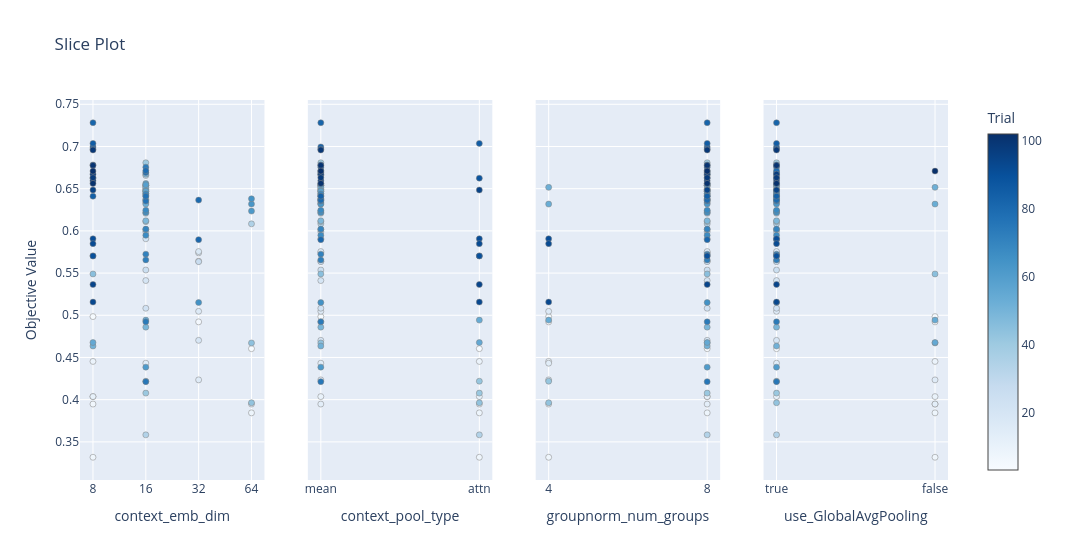

The notebook cell this image was saved under:
### Code cell
fig_slice = plot_slice(study, params=params_to_plot_ARCH)
fig_slice.show()

### Figure 1 — Plotly figure (JSON) as saved in the notebook; plotly's stock layout.template omitted (floating-point values rounded to 4 significant figures)
{"data": [{"marker": {"color": [3, 4, 5, 6, 7, 8, 9, 10, 11, 12, 13, 14, 15, 16, 17, 18, 19, 20, 21, 22, 23, 24, 25, 26, 27, 28, 29, 30, 31, 32, 33, 34, 35, 36, 37, 38, 39, 40, 41, 42, 43, 44, 45, 46, 47, 48, 49, 50, 51, 52, 53, 54, 55, 56, 57, 58, 59, 60, 61, 62, 63, 64, 65, 66, 67, 68, 69, 70, 71, 72, 73, 74, 75, 76, 77, 78, 79, 80, 81, 82, 83, 84, 85, 86, 87, 88, 89, 90, 91, 92, 93, 94, 95, 96, 97, 98, 99, 100, 101, 102], "colorbar": {"title": {"text": "Trial"}, "x": 1, "xpad": 40}, "colorscale": [[0, "rgb(247,251,255)"], [0.125, "rgb(222,235,247)"], [0.25, "rgb(198,219,239)"], [0.375, "rgb(158,202,225)"], [0.5, "rgb(107,174,214)"], [0.625, "rgb(66,146,198)"], [0.75, "rgb(33,113,181)"], [0.875, "rgb(8,81,156)"], [1, "rgb(8,48,107)"]], "line": {"color": "Grey", "width": 0.5}, "showscale": true}, "mode": "markers", "name": "Feasible Trial", "showlegend": false, "type": "scatter", "x": [64, 8, 32, 8, 8, 64, 8, 8, 8, 32, 64, 16, 32, 32, 32, 32, 32, 16, 16, 16, 16, 16, 16, 32, 16, 16, 16, 16, 16, 16, 16, 16, 64, 16, 16, 16, 16, 16, 16, 16, 64, 64, 8, 16, 16, 16, 16, 16, 8, 16, 16, 16, 8, 16, 16, 16, 16, 16, 16, 64, 64, 64, 32, 16, 16, 16, 16, 16, 16, 16, 16, 16, 16, 16, 16, 16, 16, 32, 32, 8, 8, 8, 8, 8, 8, 8, 8, 8, 8, 8, 8, 8, 8, 8, 8, 8, 8, 8, 8, 8], "xaxis": "x", "y": [0.4604, 0.4984, 0.4922, 0.3948, 0.3318, 0.3844, 0.4453, 0.4036, 0.4036, 0.5641, 0.3948, 0.4432, 0.4234, 0.5047, 0.574, 0.5755, 0.4703, 0.5411, 0.5906, 0.5083, 0.6333, 0.6495, 0.5536, 0.5635, 0.599, 0.6495, 0.6656, 0.6536, 0.6469, 0.6375, 0.6208, 0.3583, 0.6083, 0.6536, 0.6365, 0.6109, 0.6536, 0.6807, 0.4078, 0.4219, 0.3964, 0.4672, 0.549, 0.6443, 0.6672, 0.612, 0.4859, 0.6016, 0.4635, 0.6516, 0.6318, 0.4943, 0.4677, 0.6474, 0.6469, 0.6562, 0.6547, 0.6417, 0.4385, 0.6234, 0.6318, 0.638, 0.5151, 0.6219, 0.5948, 0.6245, 0.6438, 0.6021, 0.5724, 0.5656, 0.6755, 0.4922, 0.4214, 0.6354, 0.6411, 0.6693, 0.6714, 0.6365, 0.5896, 0.7281, 0.6995, 0.6411, 0.7036, 0.6969, 0.6781, 0.6625, 0.5703, 0.5703, 0.5906, 0.5849, 0.5156, 0.5365, 0.6484, 0.6594, 0.6672, 0.663, 0.6958, 0.6776, 0.6563, 0.6708], "yaxis": "y"}, {"marker": {"color": [3, 4, 5, 6, 7, 8, 9, 10, 11, 12, 13, 14, 15, 16, 17, 18, 19, 20, 21, 22, 23, 24, 25, 26, 27, 28, 29, 30, 31, 32, 33, 34, 35, 36, 37, 38, 39, 40, 41, 42, 43, 44, 45, 46, 47, 48, 49, 50, 51, 52, 53, 54, 55, 56, 57, 58, 59, 60, 61, 62, 63, 64, 65, 66, 67, 68, 69, 70, 71, 72, 73, 74, 75, 76, 77, 78, 79, 80, 81, 82, 83, 84, 85, 86, 87, 88, 89, 90, 91, 92, 93, 94, 95, 96, 97, 98, 99, 100, 101, 102], "colorbar": {"title": {"text": "Trial"}, "x": 1, "xpad": 40}, "colorscale": [[0, "rgb(247,251,255)"], [0.125, "rgb(222,235,247)"], [0.25, "rgb(198,219,239)"], [0.375, "rgb(158,202,225)"], [0.5, "rgb(107,174,214)"], [0.625, "rgb(66,146,198)"], [0.75, "rgb(33,113,181)"], [0.875, "rgb(8,81,156)"], [1, "rgb(8,48,107)"]], "line": {"color": "Grey", "width": 0.5}, "showscale": false}, "mode": "markers", "name": "Feasible Trial", "showlegend": false, "type": "scatter", "x": ["attn", "mean", "mean", "attn", "attn", "attn", "attn", "mean", "attn", "mean", "mean", "mean", "mean", "mean", "mean", "mean", "mean", "mean", "mean", "mean", "mean", "mean", "mean", "mean", "mean", "mean", "mean", "mean", "mean", "mean", "mean", "attn", "mean", "mean", "mean", "mean", "mean", "mean", "attn", "attn", "attn", "mean", "mean", "mean", "mean", "mean", "mean", "mean", "mean", "mean", "mean", "attn", "attn", "mean", "mean", "mean", "mean", "mean", "mean", "mean", "mean", "mean", "mean", "mean", "mean", "mean", "mean", "mean", "mean", "mean", "mean", "mean", "mean", "mean", "mean", "mean", "mean", "mean", "mean", "mean", "mean", "mean", "attn", "mean", "mean", "attn", "attn", "attn", "attn", "attn", "attn", "attn", "attn", "mean", "mean", "mean", "mean", "mean", "mean", "mean"], "xaxis": "x2", "y": [0.4604, 0.4984, 0.4922, 0.3948, 0.3318, 0.3844, 0.4453, 0.4036, 0.4036, 0.5641, 0.3948, 0.4432, 0.4234, 0.5047, 0.574, 0.5755, 0.4703, 0.5411, 0.5906, 0.5083, 0.6333, 0.6495, 0.5536, 0.5635, 0.599, 0.6495, 0.6656, 0.6536, 0.6469, 0.6375, 0.6208, 0.3583, 0.6083, 0.6536, 0.6365, 0.6109, 0.6536, 0.6807, 0.4078, 0.4219, 0.3964, 0.4672, 0.549, 0.6443, 0.6672, 0.612, 0.4859, 0.6016, 0.4635, 0.6516, 0.6318, 0.4943, 0.4677, 0.6474, 0.6469, 0.6562, 0.6547, 0.6417, 0.4385, 0.6234, 0.6318, 0.638, 0.5151, 0.6219, 0.5948, 0.6245, 0.6438, 0.6021, 0.5724, 0.5656, 0.6755, 0.4922, 0.4214, 0.6354, 0.6411, 0.6693, 0.6714, 0.6365, 0.5896, 0.7281, 0.6995, 0.6411, 0.7036, 0.6969, 0.6781, 0.6625, 0.5703, 0.5703, 0.5906, 0.5849, 0.5156, 0.5365, 0.6484, 0.6594, 0.6672, 0.663, 0.6958, 0.6776, 0.6563, 0.6708], "yaxis": "y2"}, {"marker": {"color": [3, 4, 5, 6, 7, 8, 9, 10, 11, 12, 13, 14, 15, 16, 17, 18, 19, 20, 21, 22, 23, 24, 25, 26, 27, 28, 29, 30, 31, 32, 33, 34, 35, 36, 37, 38, 39, 40, 41, 42, 43, 44, 45, 46, 47, 48, 49, 50, 51, 52, 53, 54, 55, 56, 57, 58, 59, 60, 61, 62, 63, 64, 65, 66, 67, 68, 69, 70, 71, 72, 73, 74, 75, 76, 77, 78, 79, 80, 81, 82, 83, 84, 85, 86, 87, 88, 89, 90, 91, 92, 93, 94, 95, 96, 97, 98, 99, 100, 101, 102], "colorbar": {"title": {"text": "Trial"}, "x": 1, "xpad": 40}, "colorscale": [[0, "rgb(247,251,255)"], [0.125, "rgb(222,235,247)"], [0.25, "rgb(198,219,239)"], [0.375, "rgb(158,202,225)"], [0.5, "rgb(107,174,214)"], [0.625, "rgb(66,146,198)"], [0.75, "rgb(33,113,181)"], [0.875, "rgb(8,81,156)"], [1, "rgb(8,48,107)"]], "line": {"color": "Grey", "width": 0.5}, "showscale": false}, "mode": "markers", "name": "Feasible Trial", "showlegend": false, "type": "scatter", "x": [8, 4, 4, 4, 4, 8, 4, 8, 8, 8, 8, 4, 4, 4, 8, 8, 8, 8, 8, 8, 8, 8, 8, 8, 8, 8, 8, 8, 8, 8, 8, 8, 8, 8, 8, 8, 8, 8, 8, 4, 4, 8, 8, 8, 8, 8, 8, 8, 8, 4, 4, 4, 8, 8, 8, 8, 8, 8, 8, 8, 8, 8, 8, 8, 8, 8, 8, 8, 8, 8, 8, 8, 8, 8, 8, 8, 8, 8, 8, 8, 8, 8, 8, 8, 8, 8, 8, 8, 4, 4, 4, 8, 8, 8, 8, 8, 8, 8, 8, 8], "xaxis": "x3", "y": [0.4604, 0.4984, 0.4922, 0.3948, 0.3318, 0.3844, 0.4453, 0.4036, 0.4036, 0.5641, 0.3948, 0.4432, 0.4234, 0.5047, 0.574, 0.5755, 0.4703, 0.5411, 0.5906, 0.5083, 0.6333, 0.6495, 0.5536, 0.5635, 0.599, 0.6495, 0.6656, 0.6536, 0.6469, 0.6375, 0.6208, 0.3583, 0.6083, 0.6536, 0.6365, 0.6109, 0.6536, 0.6807, 0.4078, 0.4219, 0.3964, 0.4672, 0.549, 0.6443, 0.6672, 0.612, 0.4859, 0.6016, 0.4635, 0.6516, 0.6318, 0.4943, 0.4677, 0.6474, 0.6469, 0.6562, 0.6547, 0.6417, 0.4385, 0.6234, 0.6318, 0.638, 0.5151, 0.6219, 0.5948, 0.6245, 0.6438, 0.6021, 0.5724, 0.5656, 0.6755, 0.4922, 0.4214, 0.6354, 0.6411, 0.6693, 0.6714, 0.6365, 0.5896, 0.7281, 0.6995, 0.6411, 0.7036, 0.6969, 0.6781, 0.6625, 0.5703, 0.5703, 0.5906, 0.5849, 0.5156, 0.5365, 0.6484, 0.6594, 0.6672, 0.663, 0.6958, 0.6776, 0.6563, 0.6708], "yaxis": "y3"}, {"marker": {"color": [3, 4, 5, 6, 7, 8, 9, 10, 11, 12, 13, 14, 15, 16, 17, 18, 19, 20, 21, 22, 23, 24, 25, 26, 27, 28, 29, 30, 31, 32, 33, 34, 35, 36, 37, 38, 39, 40, 41, 42, 43, 44, 45, 46, 47, 48, 49, 50, 51, 52, 53, 54, 55, 56, 57, 58, 59, 60, 61, 62, 63, 64, 65, 66, 67, 68, 69, 70, 71, 72, 73, 74, 75, 76, 77, 78, 79, 80, 81, 82, 83, 84, 85, 86, 87, 88, 89, 90, 91, 92, 93, 94, 95, 96, 97, 98, 99, 100, 101, 102], "colorbar": {"title": {"text": "Trial"}, "x": 1, "xpad": 40}, "colorscale": [[0, "rgb(247,251,255)"], [0.125, "rgb(222,235,247)"], [0.25, "rgb(198,219,239)"], [0.375, "rgb(158,202,225)"], [0.5, "rgb(107,174,214)"], [0.625, "rgb(66,146,198)"], [0.75, "rgb(33,113,181)"], [0.875, "rgb(8,81,156)"], [1, "rgb(8,48,107)"]], "line": {"color": "Grey", "width": 0.5}, "showscale": false}, "mode": "markers", "name": "Feasible Trial", "showlegend": false, "type": "scatter", "x": [true, false, false, false, false, false, false, false, true, true, false, true, false, true, true, true, true, true, true, true, true, true, true, true, true, true, true, true, true, true, true, true, true, true, true, true, true, true, true, true, true, false, false, true, true, true, true, true, true, false, false, false, false, true, true, true, true, true, true, true, true, true, true, true, true, true, true, true, true, true, true, true, true, true, true, true, true, true, true, true, true, true, true, true, true, true, true, true, true, true, true, true, true, true, true, true, true, true, true, false], "xaxis": "x4", "y": [0.4604, 0.4984, 0.4922, 0.3948, 0.3318, 0.3844, 0.4453, 0.4036, 0.4036, 0.5641, 0.3948, 0.4432, 0.4234, 0.5047, 0.574, 0.5755, 0.4703, 0.5411, 0.5906, 0.5083, 0.6333, 0.6495, 0.5536, 0.5635, 0.599, 0.6495, 0.6656, 0.6536, 0.6469, 0.6375, 0.6208, 0.3583, 0.6083, 0.6536, 0.6365, 0.6109, 0.6536, 0.6807, 0.4078, 0.4219, 0.3964, 0.4672, 0.549, 0.6443, 0.6672, 0.612, 0.4859, 0.6016, 0.4635, 0.6516, 0.6318, 0.4943, 0.4677, 0.6474, 0.6469, 0.6562, 0.6547, 0.6417, 0.4385, 0.6234, 0.6318, 0.638, 0.5151, 0.6219, 0.5948, 0.6245, 0.6438, 0.6021, 0.5724, 0.5656, 0.6755, 0.4922, 0.4214, 0.6354, 0.6411, 0.6693, 0.6714, 0.6365, 0.5896, 0.7281, 0.6995, 0.6411, 0.7036, 0.6969, 0.6781, 0.6625, 0.5703, 0.5703, 0.5906, 0.5849, 0.5156, 0.5365, 0.6484, 0.6594, 0.6672, 0.663, 0.6958, 0.6776, 0.6563, 0.6708], "yaxis": "y4"}], "layout": {"title": {"text": "Slice Plot"}, "width": 1200, "xaxis": {"anchor": "y", "categoryarray": [8, 16, 32, 64], "categoryorder": "array", "domain": [0, 0.2125], "title": {"text": "context_emb_dim"}, "type": "category"}, "xaxis2": {"anchor": "y2", "categoryarray": ["mean", "attn"], "categoryorder": "array", "domain": [0.2625, 0.475], "title": {"text": "context_pool_type"}, "type": "category"}, "xaxis3": {"anchor": "y3", "categoryarray": [4, 8], "categoryorder": "array", "domain": [0.525, 0.7375], "title": {"text": "groupnorm_num_groups"}, "type": "category"}, "xaxis4": {"anchor": "y4", "categoryarray": [true, false], "categoryorder": "array", "domain": [0.7875, 1], "title": {"text": "use_GlobalAvgPooling"}, "type": "category"}, "yaxis": {"anchor": "x", "domain": [0, 1], "title": {"text": "Objective Value"}}, "yaxis2": {"anchor": "x2", "domain": [0, 1], "matches": "y", "showticklabels": false}, "yaxis3": {"anchor": "x3", "domain": [0, 1], "matches": "y", "showticklabels": false}, "yaxis4": {"anchor": "x4", "domain": [0, 1], "matches": "y", "showticklabels": false}}}
